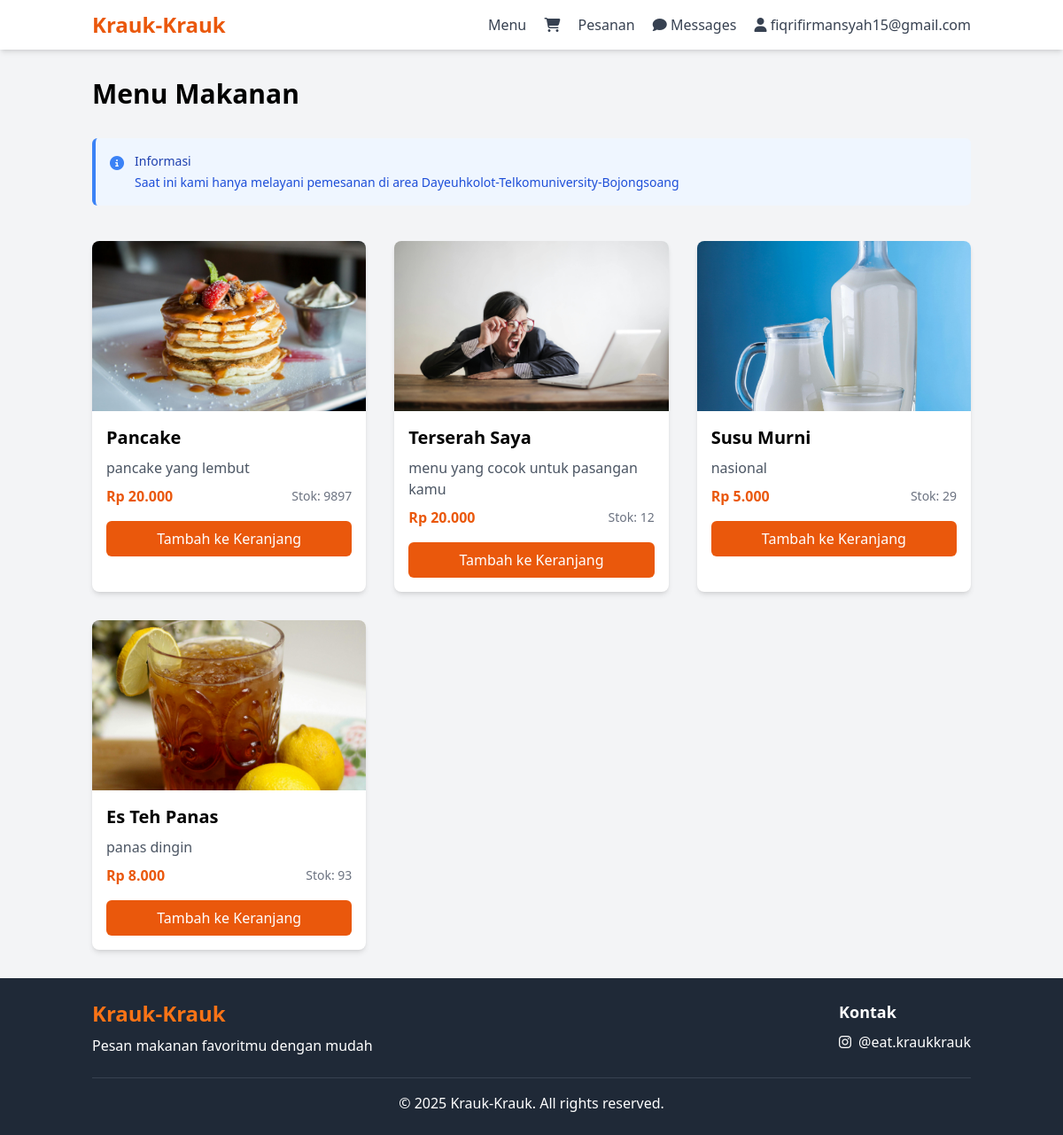
Page /customer/menu.php (signed in) on the committed database.
### tables this page shows
CREATE TABLE `menu` (
  `id` int NOT NULL,
  `nama` varchar(255) NOT NULL,
  `deskripsi` text NOT NULL,
  `gambar` varchar(255) NOT NULL,
  `harga` decimal(10,2) NOT NULL,
  `stok` int NOT NULL DEFAULT '0'
);

### customer/menu.php (the view, shortened to what this page needs)
<?php
require_once '../includes/header.php';
$stmt = $pdo->query("SELECT * FROM menu WHERE stok > 0 ORDER BY id");
$menu_items = $stmt->fetchAll();
?>
<div class="container mx-auto px-4 py-8">
    <h1 class="text-3xl font-bold mb-8">Menu Makanan</h1>
    <div class="bg-blue-50 border-l-4 border-blue-500 p-4 mb-4 rounded-md">
        <div class="flex">
            <div class="flex-shrink-0">
                <i class="fas fa-info-circle text-blue-500"></i>
            </div>
            <div class="ml-3">
                <h3 class="text-sm font-medium text-blue-800">Informasi</h3>
                <div class="mt-1 text-sm text-blue-700">
                    <p>Saat ini kami hanya melayani pemesanan di area Dayeuhkolot-Telkomuniversity-Bojongsoang</p>
                </div>
            </div>
        </div>
    </div>
    <br>
    <div class="grid grid-cols-1 md:grid-cols-2 lg:grid-cols-3 gap-8">
        <?php foreach ($menu_items as $item): ?>
        <div class="bg-white rounded-lg shadow-md overflow-hidden">
            <img src="../assets/images/menu/<?= htmlspecialchars($item['gambar']) ?>" alt="<?= htmlspecialchars($item['nama']) ?>" class="w-full h-48 object-cover">
            <div class="p-4">
                <h3 class="text-xl font-semibold mb-2"><?= htmlspecialchars($item['nama']) ?></h3>
                <p class="text-gray-600 mb-2"><?= htmlspecialchars($item['deskripsi']) ?></p>
                <div class="flex justify-between items-center mb-4">
                    <span class="font-bold text-orange-600">Rp <?= number_format($item['harga'], 0, ',', '.') ?></span>
                    <span class="text-sm text-gray-500">Stok: <?= $item['stok'] ?></span>
                </div>
                <button
                    type="button"
                    onclick="showAddToCartModal(<?= $item['id'] ?>, '<?= htmlspecialchars($item['nama']) ?>', <?= $item['harga'] ?>, <?= $item['stok'] ?>)"
                    class="w-full bg-orange-600 text-white px-4 py-2 rounded-md hover:bg-orange-700 transition"
                >
                    Tambah ke Keranjang
                </button>
            </div>
        </div>
        <?php endforeach; ?>
    </div>
</div>
<?php
require_once '../includes/footer.php';
?>

### includes/header.php (shortened to what this page needs)
<?php
require_once __DIR__ . '/../config/database.php';
?>
<!DOCTYPE html>
<html lang="id">
<head>
    <script src="https://cdn.tailwindcss.com"></script>
    <link rel="stylesheet" href="https://cdnjs.cloudflare.com/ajax/libs/font-awesome/6.4.0/css/all.min.css">
</head>
<body class="flex flex-col bg-gray-100 min-h-screen">
    <nav class="bg-white shadow-md">
        <div class="container mx-auto px-4 py-3 flex justify-between items-center">
            <a href="../index.php" class="text-2xl font-bold text-orange-600">Krauk-Krauk</a>
            <div class="space-x-4 desktop-menu">
                <?php if (isset($_SESSION['user_id'])): ?>
                    <?php
                    if ($_SESSION['admin_value'] == 1):
                        $stmt = $pdo->prepare("
                            SELECT COUNT(*) as count
                            FROM chat_messages cm
                            JOIN chat_conversations cc ON cm.id_conversation = cc.id
                            WHERE cm.is_admin = 0 AND cm.is_read = 0
                        ");
                        $stmt->execute();
                        $unread_messages = $stmt->fetch()['count'] ?? 0;
                    ?>
                        <a href="../admin/dashboard.php" class="text-gray-700 hover:text-orange-600">Dashboard</a>
                        <a href="../admin/manage_menu.php" class="text-gray-700 hover:text-orange-600">Menu</a>
                        <a href="../admin/manage_customers.php" class="text-gray-700 hover:text-orange-600">Customers</a>
                        <a href="../admin/manage_orders.php" class="text-gray-700 hover:text-orange-600">Pesanan</a>
                        <a href="../admin/chat.php" class="text-gray-700 hover:text-orange-600 relative">
                            <i class="fas fa-comment"></i> Messages
                            <?php if ($unread_messages > 0): ?>
                            <span class="absolute -top-2 -right-2 bg-red-500 text-white text-xs rounded-full w-5 h-5 flex items-center justify-center">
                                <?= $unread_messages > 9 ? '9+' : $unread_messages ?>
                            </span>
                            <?php endif; ?>
                        </a>
                    <?php else:
                    ?>
                        <a href="../customer/menu.php" class="text-gray-700 hover:text-orange-600">Menu</a>
                        <a href="../customer/cart.php" class="text-gray-700 hover:text-orange-600">
                            <i class="fas fa-shopping-cart"></i>
                        </a>
                        <a href="../customer/orders.php" class="text-gray-700 hover:text-orange-600">Pesanan</a>
                        <a href="../customer/chat.php" class="text-gray-700 hover:text-orange-600 relative">
                            <i class="fas fa-comment"></i> Messages
                        </a>
                    <?php endif; ?>
                    <div class="inline-block relative group">
                        <button class="text-gray-700 hover:text-orange-600">
                            <i class="fas fa-user"></i> <?= htmlspecialchars($_SESSION['email']) ?>
                        </button>
                    </div>
                <?php else: ?>
                    <a href="../auth/login.php" class="text-gray-700 hover:text-orange-600">Login</a>
                    <a href="../auth/register.php" class="bg-orange-600 text-white px-4 py-2 rounded-md hover:bg-orange-700">Register</a>
                <?php endif; ?>
            </div>
        </div>
    </nav>
    <main>

### includes/footer.php (shortened to what this page needs)
    </main>
    <footer class="bg-gray-800 text-white py-6 mt-auto">
        <div class="container mx-auto px-4">
            <div class="flex flex-col md:flex-row justify-between">
                <div class="mb-6 md:mb-0">
                    <h2 class="text-2xl font-bold text-orange-500">Krauk-Krauk</h2>
                    <p class="mt-2">Pesan makanan favoritmu dengan mudah</p>
                </div>
                <div>
                    <h3 class="text-lg font-semibold mb-2">Kontak</h3>
                    <p><i class="fa-brands fa-instagram mr-2"></i>@eat.kraukkrauk</p>
                </div>
            </div>
            <div class="border-t border-gray-700 mt-6 pt-4 text-center">
                <p>&copy; <?= date('Y') ?> Krauk-Krauk. All rights reserved.</p>
            </div>
        </div>
    </footer>
</body>
</html>

### rows in the picture
menu: gambar (picture), nama "Pancake", deskripsi "pancake yang lembut", harga "20.000", stok "9897"
menu: gambar (picture), nama "Terserah Saya", deskripsi "menu yang cocok untuk pasangan kamu", harga "20.000", stok "12"
menu: gambar (picture), nama "Susu Murni", deskripsi "nasional", harga "5.000", stok "29"
menu: gambar (picture), nama "Es Teh Panas", deskripsi "panas dingin", harga "8.000", stok "93"

### other values in the picture
$_SESSION['email'] "fiqrifirmansyah15@gmail.com"
